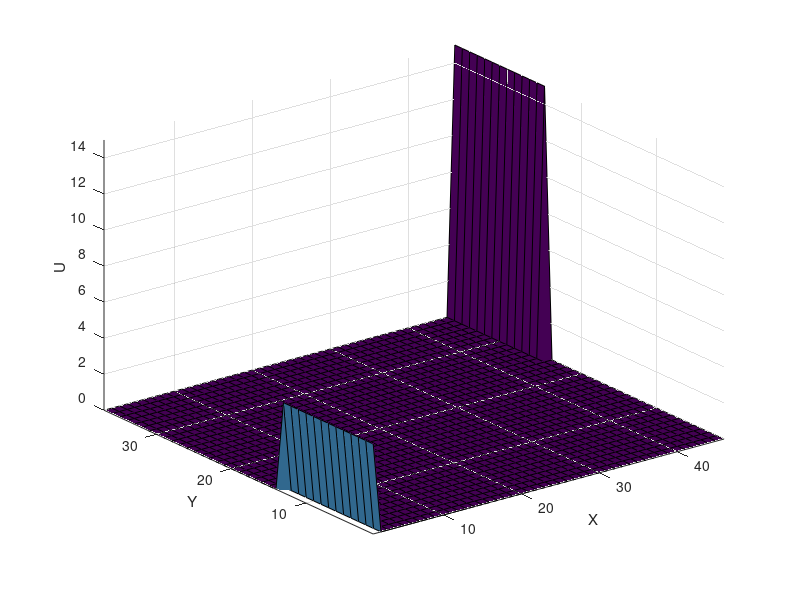

This chart was generated by the following MATLAB code:
clear all
Precision = 'double';
fidp = fopen ('Param.dat', 'r', 'l');
if (fidp == -1)
 disp('File "Param.dat" not found');
 return;
end
datap = fread (fidp, 3, 'int');
fclose (fidp);
NX = datap(1);
NY = datap(2);
NT = datap(3);
Size = [NX NY];
fid = fopen ('T1.dat', 'r', 'l');
if (fid == -1)
 disp('File "T1.dat" not found');
 return;
end
 U = fread (fid, Size, Precision);
SizeS = size(U);
x=1:NX;
y=1:NY;
[yy, xx] = meshgrid(y,x);
surf(xx, yy, U)
axis([1 NX 1 NY 0 15])
xlabel('X')
ylabel('Y')
zlabel('U')
fclose (fid);
basename = 'T';
for i=2:NT+1
 filename = sprintf ('%s%d.dat', basename, i);
fid = fopen (filename, 'r', 'l');
if (fid == -1)
 disp('File "T.dat" not found');
 return;
end
U = fread (fid, Size, Precision);
SizeS = size(U);
x=1:NX;
y=1:NY;
[yy, xx] = meshgrid(y,x);
surf(xx, yy, U)
axis([1 NX 1 NY 0 15])
 title(['n=',num2str(i),' N=',num2str(NT+1)])
fclose (fid);
 pause (0.05);
end
